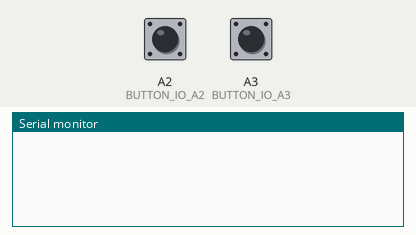
Recording of a sketch running on a simulated Arduino Leonardo, built with avr-gcc and run on an emulated ATmega32U4. On the bench: the last lines printed to the serial monitor. The test bench sets the inputs (shaded band); at power-on: A2 (BUTTON_IO_A2) HIGH, A3 (BUTTON_IO_A3) HIGH. USB keyboard and mouse output is not drawn.

Above: at 2.2 s.
2.3 s: A2 (BUTTON_IO_A2) pulled LOW for 0.15 s
At 3.5 s:
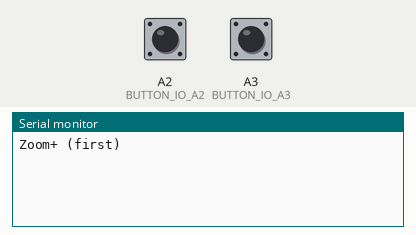
3.9 s: A3 (BUTTON_IO_A3) pulled LOW for 1 s
At 6.1 s:
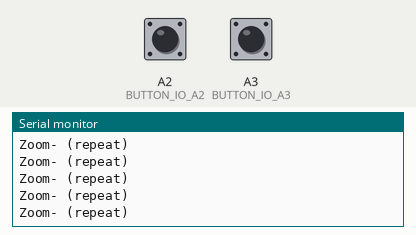
6.4 s: A2 (BUTTON_IO_A2) pulled LOW for 1 s
At 8.2 s:
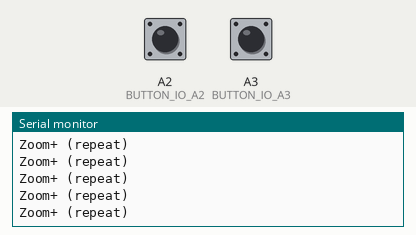

Measured:
- after the input at 2.3 s, the serial monitor: prints a new line at once (image 1)
- after the input at 3.9 s, the serial monitor: prints a new line at once (image 2)
- after the input at 6.4 s, the serial monitor: prints a new line at once (image 3)

The sketch:

sketch_nov10a_2.ino
```cpp
#include <Keyboard.h>

// === Hardware ===
#define BUTTON_IO_A2 A2   // ZOOM +
#define BUTTON_IO_A3 A3   // ZOOM -

// === Réglages ===
const bool   LAYOUT_AZERTY       = false;   // mets true si clavier AZERTY
const bool   USE_CMD_INSTEAD_OF_CTRL = false; // mets true si tu veux Cmd (macOS) au lieu de Ctrl

// Répétition façon clavier (appui long)
const uint16_t REPEAT_START_MS   = 350;     // délai avant 1ère répétition
const uint16_t REPEAT_INTERVAL_MS= 40;      // intervalle entre répétitions
// (tu peux descendre à 40–60 ms si tu veux un zoom plus rapide)

// === Internes ===
struct RepeatState {
  bool held = false;              // bouton actuellement maintenu ?
  unsigned long nextFireMs = 0;   // prochain envoi autorisé
};
RepeatState plusState, minusState;

const int16_t BAUDERATE = 115200;

void setup() {
  Serial.begin(BAUDERATE);
  pinMode(BUTTON_IO_A2, INPUT_PULLUP);
  pinMode(BUTTON_IO_A3, INPUT_PULLUP);
  Keyboard.begin();
  delay(1000); // temps de reconnaissance USB
}

static inline void sendZoom(bool plus) {
  // Choix du modificateur (Ctrl ou Cmd)
  uint8_t mod = USE_CMD_INSTEAD_OF_CTRL ? KEY_LEFT_GUI : KEY_LEFT_CTRL;

  Keyboard.press(mod);

  if (plus) {
    // Pour “+” : sur layout US, c'est '=' avec Ctrl.
    // Sur AZERTY, il faut Shift + '=' pour obtenir '+'.
    if (LAYOUT_AZERTY) Keyboard.press(KEY_LEFT_SHIFT);
    Keyboard.press('=');
  } else {
    Keyboard.press('-');
  }

  delay(2);          // courte impulsion pour être sûr que l'OS capte
  Keyboard.releaseAll();
}

static inline void handleButton(uint8_t pin, bool isPlus, RepeatState &st) {
  bool pressedNow = (digitalRead(pin) == LOW); // INPUT_PULLUP : LOW = appuyé
  unsigned long now = millis();

  if (pressedNow) {
    if (!st.held) {
      // Transition NON->OUI : envoyer une étape immédiate puis armer la répétition
      st.held = true;
      sendZoom(isPlus);
      st.nextFireMs = now + REPEAT_START_MS;
      Serial.println(isPlus ? "Zoom+ (first)" : "Zoom- (first)");
    } else if ((long)(now - st.nextFireMs) >= 0) {
      // Répétition
      sendZoom(isPlus);
      st.nextFireMs = now + REPEAT_INTERVAL_MS;
      Serial.println(isPlus ? "Zoom+ (repeat)" : "Zoom- (repeat)");
    }
  } else if (st.held) {
    // Transition OUI->NON : relâchement
    st.held = false;
    // Tout a déjà été relâché à chaque envoi, donc rien à faire ici.
  }
}

void loop() {
  // Gestion indépendante des deux boutons
  handleButton(BUTTON_IO_A2, /*isPlus=*/true,  plusState);
  handleButton(BUTTON_IO_A3, /*isPlus=*/false, minusState);

  // Optionnel : petite sieste pour réduire l'usage CPU
  delay(1);
}
```
